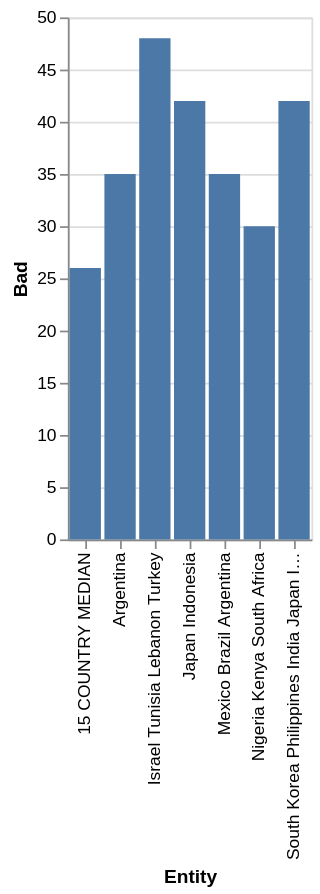

Here is the Vega-Lite specification saved for this chart:
### Vega-Lite specification from a JSON file in a GitHub repository (floating-point values rounded to 4 significant figures)
{"$schema": "https://vega.github.io/schema/vega-lite/v5.json", "description": "Bar chart auto-generated from CSV", "data": {"values": [{"Entity": "15 COUNTRY MEDIAN", "Bad": 26}, {"Entity": "Argentina", "Bad": 35}, {"Entity": "Mexico Brazil Argentina", "Bad": 35}, {"Entity": "Nigeria Kenya South Africa", "Bad": 30}, {"Entity": "Israel Tunisia Lebanon Turkey", "Bad": 48}, {"Entity": "Japan Indonesia", "Bad": 42}, {"Entity": "South Korea Philippines India Japan Indonesia", "Bad": 42}]}, "mark": "bar", "encoding": {"x": {"field": "Entity", "type": "ordinal"}, "y": {"field": "Bad", "type": "quantitative"}}}
